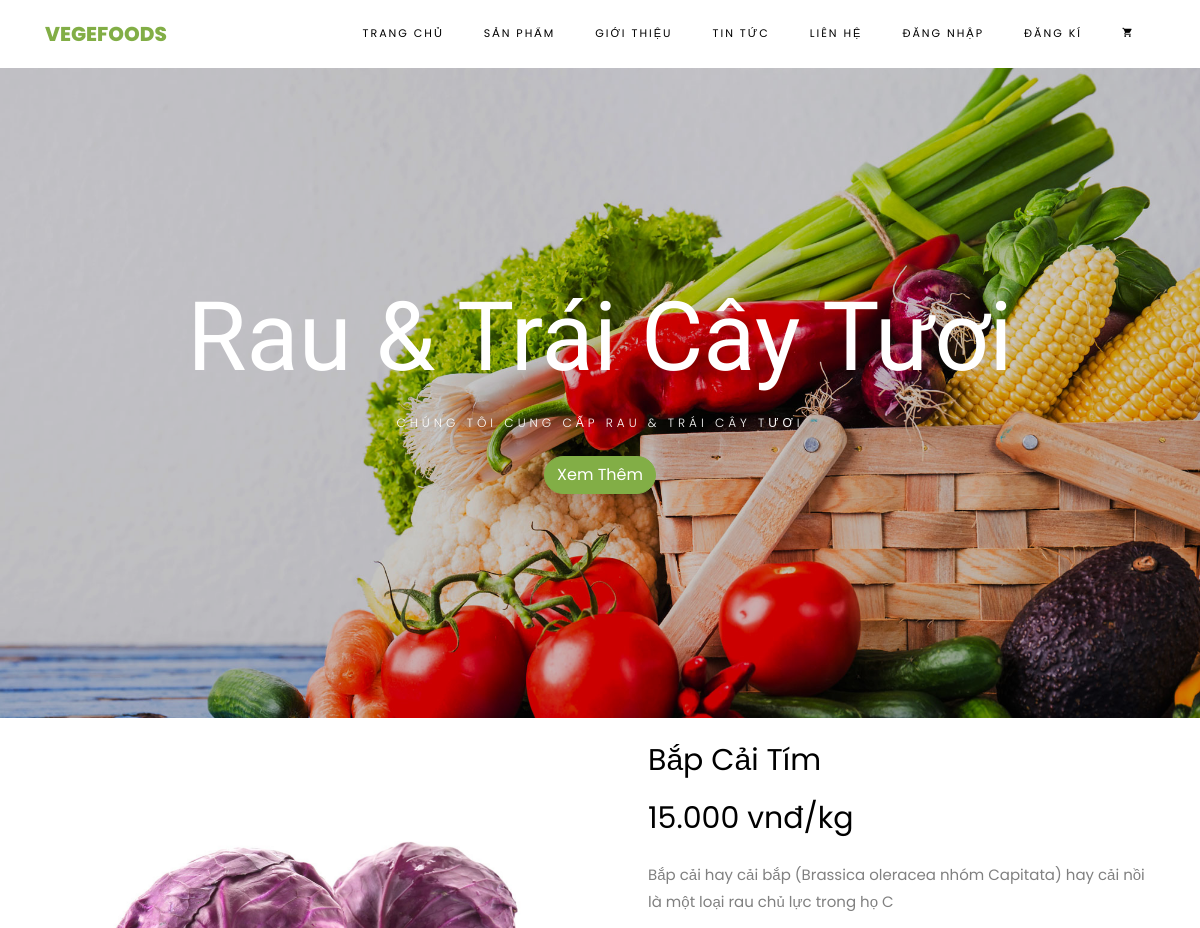
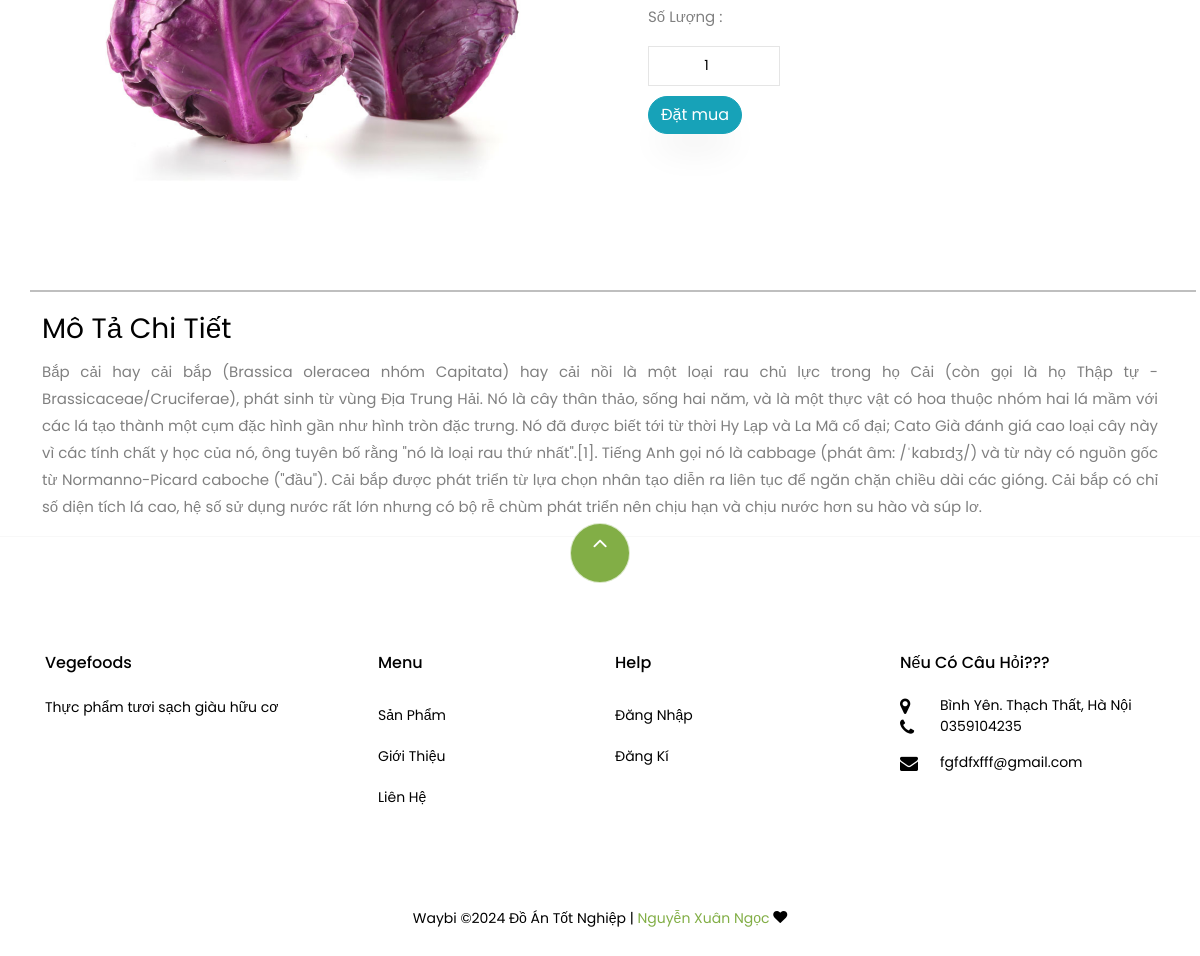
Screenshot of /?rq=chitiet&id=4 with the database file from the repository (2 pictures, top to bottom).
### tables this page shows
CREATE TABLE `sanpham` (
  `id` int(11) NOT NULL,
  `idloai` int(11) NOT NULL,
  `tensp` varchar(50) NOT NULL,
  `anhsp` varchar(120) NOT NULL,
  `mota` varchar(100) NOT NULL,
  `chitietsp` longtext NOT NULL,
  `giasp` int(11) NOT NULL
);

### views/chitietsp.php (the view)
<?php
if (isset($_GET['id'])) {
	$id=$_GET['id'];
	$query="select*from sanpham where id=$id";
	$item=mysqli_fetch_array($connect->query($query));
}
?>
	<div class="container">
		<div class="row">
			<div class="col-lg-6 mb-5 ftco-animate">
				<a href="images/<?=$item['anhsp']?>" class="image-popup"><img src="images/<?=$item['anhsp']?>" class="img-fluid" alt="Colorlib Template"></a>
			</div>
			<div class="col-lg-6 product-details pl-md-5 ftco-animate">
				<h3><?=$item['tensp']?></h3>
				<p class="price"><span><?=number_format($item['giasp'],0,',','.')?> vnđ/kg</span></p>
				<p><?=$item['mota']?>
			</p>
			<form action="?rq=cart&action=add&id=<?=$item['id']?>" method="POST">
				<label class="form-group">Số Lượng :</label>
				<input style="width:26%;margin-bottom: 10px;" value="1" type="number" name="sl" class="form-control">
				<input type="submit" value="Đặt mua" class="btn btn-info">
			</form>
		</div>
	<hr style="border: 1.5px solid black;">
	<div class="">
		<h3>Mô Tả Chi Tiết</h3>
		<div class="text-justify"><?=$item['chitietsp']?></div>
	</div>
	</div>
</div>

### rows the page displays
sanpham: anhsp (picture), tensp "Bắp Cải Tím", giasp "15.000", mota "Bắp cải hay cải bắp (Brassica oleracea nhóm Capitata) hay cải nồi là một loại rau chủ lực trong họ C", chitietsp "Bắp cải hay cải bắp (Brassica oleracea nhóm Capitata) hay cải nồi là một loại rau chủ lực trong họ Cải (còn gọi là họ Thập tự - Brassicaceae/Cruciferae), phát sinh từ vùng Địa Trung Hải. Nó là cây thân thảo, sống hai năm, và là một thực vật có hoa thuộc nhóm hai lá mầm với các lá tạo thành một cụm đặc hình gần như hình tròn đặc trưng. Nó đã được biết tới từ thời Hy Lạp và La Mã cổ đại; Cato Già đánh giá cao loại cây này vì các tính chất y học của nó, ông tuyên bố rằng \"nó là loại rau thứ nhất\".[1]. Tiếng Anh gọi nó là cabbage (phát âm: /ˈkabɪdʒ/) và từ này có nguồn gốc từ Normanno-Picard caboche (\"đầu\"). Cải bắp được phát triển từ lựa chọn nhân tạo diễn ra liên tục để ngăn chặn chiều dài…"
